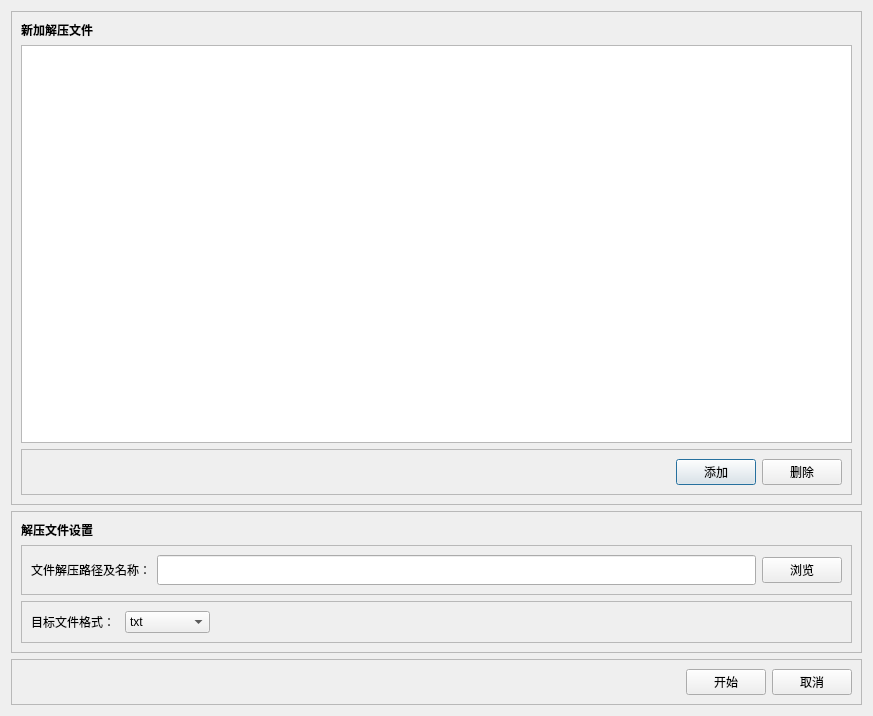
<?xml version="1.0" encoding="UTF-8"?>
<ui version="4.0">
 <class>DecomDialog</class>
 <widget class="QDialog" name="DecomDialog">
  <property name="geometry">
   <rect>
    <x>0</x>
    <y>0</y>
    <width>873</width>
    <height>716</height>
   </rect>
  </property>
  <property name="windowTitle">
   <string>Dialog</string>
  </property>
  <layout class="QVBoxLayout" name="verticalLayout">
   <item>
    <widget class="QFrame" name="frame">
     <property name="frameShape">
      <enum>QFrame::StyledPanel</enum>
     </property>
     <property name="frameShadow">
      <enum>QFrame::Raised</enum>
     </property>
     <layout class="QGridLayout" name="gridLayout_6">
      <item row="0" column="0">
       <widget class="QLabel" name="label_8">
        <property name="font">
         <font>
          <weight>75</weight>
          <bold>true</bold>
          <stylestrategy>PreferAntialias</stylestrategy>
         </font>
        </property>
        <property name="text">
         <string>新加解压文件</string>
        </property>
       </widget>
      </item>
      <item row="1" column="0">
       <widget class="QTableWidget" name="tw_2">
        <property name="editTriggers">
         <set>QAbstractItemView::NoEditTriggers</set>
        </property>
        <property name="selectionBehavior">
         <enum>QAbstractItemView::SelectRows</enum>
        </property>
        <property name="showGrid">
         <bool>true</bool>
        </property>
        <attribute name="horizontalHeaderVisible">
         <bool>false</bool>
        </attribute>
        <attribute name="verticalHeaderVisible">
         <bool>false</bool>
        </attribute>
        <column>
         <property name="text">
          <string>名称</string>
         </property>
        </column>
        <column>
         <property name="text">
          <string>大小</string>
         </property>
        </column>
        <column>
         <property name="text">
          <string>创建时间</string>
         </property>
        </column>
        <column>
         <property name="text">
          <string>最后修改时间</string>
         </property>
        </column>
        <column>
         <property name="text">
          <string>文件路径</string>
         </property>
        </column>
       </widget>
      </item>
      <item row="2" column="0">
       <widget class="QFrame" name="frame_5">
        <property name="frameShape">
         <enum>QFrame::StyledPanel</enum>
        </property>
        <property name="frameShadow">
         <enum>QFrame::Raised</enum>
        </property>
        <layout class="QHBoxLayout" name="horizontalLayout_6">
         <item>
          <spacer name="horizontalSpacer_6">
           <property name="orientation">
            <enum>Qt::Horizontal</enum>
           </property>
           <property name="sizeHint" stdset="0">
            <size>
             <width>474</width>
             <height>20</height>
            </size>
           </property>
          </spacer>
         </item>
         <item>
          <widget class="QPushButton" name="addFileNamesButton_2">
           <property name="text">
            <string>添加</string>
           </property>
          </widget>
         </item>
         <item>
          <widget class="QPushButton" name="delteFileNamesButton_2">
           <property name="text">
            <string>删除</string>
           </property>
          </widget>
         </item>
        </layout>
       </widget>
      </item>
     </layout>
    </widget>
   </item>
   <item>
    <widget class="QFrame" name="frame_3">
     <property name="minimumSize">
      <size>
       <width>0</width>
       <height>0</height>
      </size>
     </property>
     <property name="maximumSize">
      <size>
       <width>16777215</width>
       <height>160</height>
      </size>
     </property>
     <property name="frameShape">
      <enum>QFrame::StyledPanel</enum>
     </property>
     <property name="frameShadow">
      <enum>QFrame::Raised</enum>
     </property>
     <layout class="QGridLayout" name="gridLayout_4">
      <item row="1" column="0">
       <widget class="QFrame" name="frame_8">
        <property name="frameShape">
         <enum>QFrame::StyledPanel</enum>
        </property>
        <property name="frameShadow">
         <enum>QFrame::Raised</enum>
        </property>
        <layout class="QHBoxLayout" name="horizontalLayout_5">
         <item>
          <widget class="QLabel" name="label_5">
           <property name="minimumSize">
            <size>
             <width>60</width>
             <height>0</height>
            </size>
           </property>
           <property name="text">
            <string>文件解压路径及名称：</string>
           </property>
          </widget>
         </item>
         <item>
          <widget class="QLineEdit" name="lineEdit">
           <property name="minimumSize">
            <size>
             <width>0</width>
             <height>30</height>
            </size>
           </property>
          </widget>
         </item>
         <item>
          <widget class="QPushButton" name="choseFilePathButton_2">
           <property name="text">
            <string>浏览</string>
           </property>
          </widget>
         </item>
        </layout>
       </widget>
      </item>
      <item row="0" column="0">
       <widget class="QLabel" name="label_6">
        <property name="font">
         <font>
          <weight>75</weight>
          <bold>true</bold>
         </font>
        </property>
        <property name="text">
         <string>解压文件设置</string>
        </property>
       </widget>
      </item>
      <item row="2" column="0">
       <widget class="QFrame" name="frame_9">
        <property name="frameShape">
         <enum>QFrame::StyledPanel</enum>
        </property>
        <property name="frameShadow">
         <enum>QFrame::Raised</enum>
        </property>
        <layout class="QGridLayout" name="gridLayout_5">
         <item row="0" column="2">
          <spacer name="horizontalSpacer_5">
           <property name="orientation">
            <enum>Qt::Horizontal</enum>
           </property>
           <property name="sizeHint" stdset="0">
            <size>
             <width>105</width>
             <height>20</height>
            </size>
           </property>
          </spacer>
         </item>
         <item row="0" column="0">
          <widget class="QLabel" name="label_7">
           <property name="minimumSize">
            <size>
             <width>60</width>
             <height>0</height>
            </size>
           </property>
           <property name="text">
            <string>目标文件格式： </string>
           </property>
          </widget>
         </item>
         <item row="0" column="1">
          <widget class="QComboBox" name="comboBox">
           <property name="minimumSize">
            <size>
             <width>85</width>
             <height>0</height>
            </size>
           </property>
           <item>
            <property name="text">
             <string>txt</string>
            </property>
           </item>
           <item>
            <property name="text">
             <string>bmp</string>
            </property>
           </item>
          </widget>
         </item>
        </layout>
       </widget>
      </item>
     </layout>
    </widget>
   </item>
   <item>
    <widget class="QFrame" name="frame_4">
     <property name="frameShape">
      <enum>QFrame::StyledPanel</enum>
     </property>
     <property name="frameShadow">
      <enum>QFrame::Raised</enum>
     </property>
     <layout class="QHBoxLayout" name="horizontalLayout_4">
      <item>
       <spacer name="horizontalSpacer_4">
        <property name="orientation">
         <enum>Qt::Horizontal</enum>
        </property>
        <property name="sizeHint" stdset="0">
         <size>
          <width>494</width>
          <height>20</height>
         </size>
        </property>
       </spacer>
      </item>
      <item>
       <widget class="QPushButton" name="StartButton_2">
        <property name="text">
         <string>开始</string>
        </property>
       </widget>
      </item>
      <item>
       <widget class="QPushButton" name="CanelButton_2">
        <property name="text">
         <string>取消</string>
        </property>
       </widget>
      </item>
     </layout>
    </widget>
   </item>
  </layout>
 </widget>
 <resources/>
 <connections/>
</ui>
